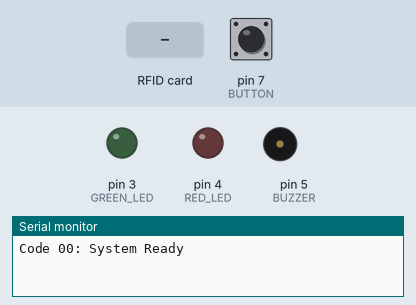
This sketch was run on a simulated Arduino Uno, built with avr-gcc and run on an emulated ATmega328P. Parts: output pins drawn as LEDs (lit = HIGH), buzzer (waves = sounding), the last lines printed to the serial monitor. Dashed ring = blinking. The test bench sets the inputs (shaded band); at power-on: pin 7 (BUTTON) HIGH. Pins used as bus, display or sensor lines are not drawn.

Above: at 2.5 s.
2.6 s: RFID card 5E 7A 19 C4 held to the reader
At 2.68 s:
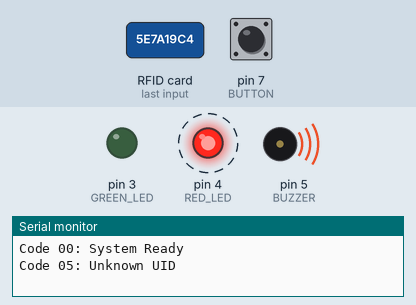
5.6 s: RFID card B5 0F 6B AE held to the reader
At 5.71 s:
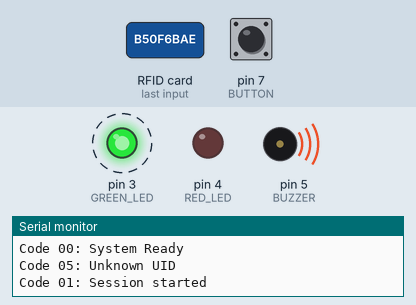
7.1 s: pin 7 (BUTTON) pulled LOW for 0.15 s
At 7.27 s:
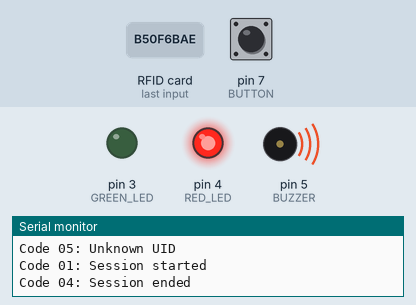
Timing chart, 0 to 10.1 s (numbered marks = the images above; inputs shaded):
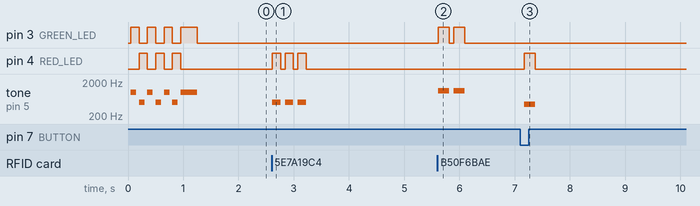

The sketch:

LibraTag_Nano.ino
```cpp
// (licence header left out)
#include <SPI.h>
#include <MFRC522.h>
#include <SoftwareSerial.h>

#define RST_PIN 9
#define SS_PIN 10
MFRC522 rfid(SS_PIN, RST_PIN);

// Pins
#define GREEN_LED 3
#define RED_LED 4
#define BUZZER 5
#define BUTTON 7

// Session
bool sessionActive = false;
String currentStudentUID = "";
String scannedBooks[3];
int scannedBookCount = 0;
unsigned long sessionStartTime = 0;
const unsigned long SESSION_TIMEOUT = 20000; // 20 sec

// Whitelists
const String validStudents[] = {"B50F6BAE", "6506BEAE", "25F3FFAF","25DEBCAF"};
const String validBooks[] = {"53202021", "F36B0D21", "E3448D21","43954521"};

SoftwareSerial linkToUNO(2, 6); // TX to UNO RX, RX to UNO TX

void setup() {
  Serial.begin(9600);
  linkToUNO.begin(9600);
  SPI.begin();
  rfid.PCD_Init();

  pinMode(GREEN_LED, OUTPUT);
  pinMode(RED_LED, OUTPUT);
  pinMode(BUZZER, OUTPUT);
  pinMode(BUTTON, INPUT_PULLUP);

  startupBlink();
  showCode(0);
}

void loop() {
  checkButton();
  manageSessionTimeout();

  if (!rfid.PICC_IsNewCardPresent() || !rfid.PICC_ReadCardSerial()) return;
  String uid = getUID(rfid.uid);
  rfid.PICC_HaltA();
  rfid.PCD_StopCrypto1();

  if (!sessionActive) {
    if (isStudent(uid)) {
      startSession(uid);
    } else if (isBook(uid)) {
      showCode(9);
    } else {
      showCode(5);
    }
  } else {
    if (uid == currentStudentUID) {
      showCode(10);
    } else if (isBook(uid)) {
      if (isDuplicateBook(uid)) {
        showCode(7);
      } else if (scannedBookCount >= 3) {
        showCode(8);
      } else {
        scannedBooks[scannedBookCount++] = uid;
        sendToUNO("BORROW," + currentStudentUID + "," + uid);
        showCode(2);
      }
    } else {
      showCode(5);
    }
  }
}

// Functions
void startSession(String uid) {
  sessionActive = true;
  currentStudentUID = uid;
  sessionStartTime = millis();
  scannedBookCount = 0;
  showCode(1);
}

void endSession(int code) {
  sessionActive = false;
  currentStudentUID = "";
  scannedBookCount = 0;
  showCode(code);
}

void manageSessionTimeout() {
  if (sessionActive && (millis() - sessionStartTime > SESSION_TIMEOUT)) {
    endSession(3);
  }
}

void checkButton() {
  if (digitalRead(BUTTON) == LOW && sessionActive) {
    delay(50);
    if (digitalRead(BUTTON) == LOW) {
      endSession(4);
    }
  }
}

bool isStudent(String uid) {
  for (String s : validStudents) if (s == uid) return true;
  return false;
}

bool isBook(String uid) {
  for (String b : validBooks) if (b == uid) return true;
  return false;
}

bool isDuplicateBook(String uid) {
  for (int i = 0; i < scannedBookCount; i++) if (scannedBooks[i] == uid) return true;
  return false;
}

String getUID(MFRC522::Uid uid) {
  String uidStr = "";
  for (byte i = 0; i < uid.size; i++) {
    if (uid.uidByte[i] < 0x10) uidStr += "0";
    uidStr += String(uid.uidByte[i], HEX);
  }
  uidStr.toUpperCase();
  return uidStr;
}

void sendToUNO(String logLine) {
  linkToUNO.println(logLine);
}

void showCode(int code) {
  Serial.print("Code ");
  if (code < 10) Serial.print("0");
  Serial.print(code);
  Serial.print(": ");
  switch (code) {
    case 0: Serial.println("System Ready"); signal(GREEN_LED, 1, 300, 1000); break;
    case 1: Serial.println("Session started"); signal(GREEN_LED, 2, 200, 1100); break;
    case 2: Serial.println("Book accepted"); signal(GREEN_LED, 1, 150, 1200); break;
    case 3: Serial.println("Session timeout"); signal(RED_LED, 2, 200, 400); break;
    case 4: Serial.println("Session ended"); signal(RED_LED, 1, 200, 450); break;
    case 5: Serial.println("Unknown UID"); signal(RED_LED, 3, 150, 500); break;
    case 7: Serial.println("Duplicate book"); signal(RED_LED, 3, 100, 600); break;
    case 8: Serial.println("Book limit reached"); signal(RED_LED, 2, 250, 650); break;
    case 9: Serial.println("Book as student"); signal(RED_LED, 3, 150, 700); break;
    case 10: Serial.println("Re-scanned student"); signal(RED_LED, 2, 200, 750); break;
  }
}

void signal(int ledPin, int flashes, int duration, int toneFreq) {
  for (int i = 0; i < flashes; i++) {
    digitalWrite(ledPin, HIGH);
    tone(BUZZER, toneFreq, duration);
    delay(duration);
    digitalWrite(ledPin, LOW);
    delay(80);
  }
}

void startupBlink() {
  for (int i = 0; i < 3; i++) {
    digitalWrite(GREEN_LED, HIGH); tone(BUZZER, 1000, 100); delay(150); digitalWrite(GREEN_LED, LOW);
    digitalWrite(RED_LED, HIGH); tone(BUZZER, 500, 100); delay(150); digitalWrite(RED_LED, LOW);
  }
}
```

Measured:
- after the input at 2.6 s, pin 4 (RED_LED): alternates HIGH for 0.15 s and LOW for 0.08 s, 6 changes in all, then stays LOW, starting at once; tone on pin 5 (BUZZER): alternates 500 Hz for 0.15 s and silent for 0.08 s, 6 changes in all, then stays silent, starting at once
- after the input at 5.6 s, pin 3 (GREEN_LED): alternates HIGH for 0.20 s and LOW for 0.08 s, 4 changes in all, then stays LOW, starting at once; tone on pin 5 (BUZZER): alternates 1100 Hz for 0.20 s and silent for 0.08 s, 4 changes in all, then stays silent, starting at once
- after the input at 7.1 s, pin 4 (RED_LED): LOW → HIGH after 0.08 s, → LOW 0.20 s later; tone on pin 5 (BUZZER): silent → 450 Hz after 0.08 s, → silent 0.20 s later
